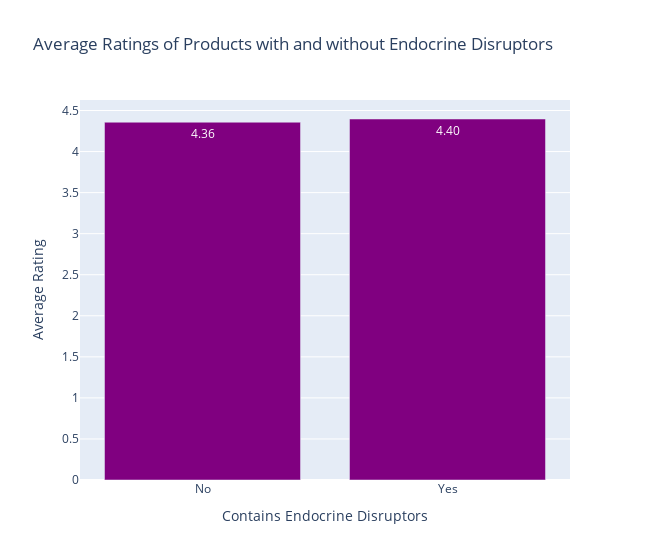

The notebook cell saved with this chart:
### Code cell
# Step 4: Create a bar chart to visualize average ratings with values displayed in the middle of the bars
fig = px.bar(
    average_ratings, 
    x='Contains Disruptors', 
    y='Average Rating', 
    title='Average Ratings of Products with and without Endocrine Disruptors',
    labels={'Contains Disruptors': 'Contains Endocrine Disruptors', 'Average Rating': 'Average Rating'},
    text='Average Rating',  # Display average rating values on the bars
    width=650  # Adjust width to make the chart narrower
)

# Set bar color to purple
fig.update_traces(marker_color='purple')

# Position text in the middle of the bars
fig.update_traces(texttemplate='%{text:.2f}', textposition='inside')

# Show the plot
fig.show()

### Figure 1 — Plotly figure (JSON) as saved in the notebook; plotly's stock layout.template omitted (floating-point values rounded to 4 significant figures)
{"data": [{"alignmentgroup": "True", "hovertemplate": "Contains Endocrine Disruptors=%{x}<br>Average Rating=%{text}<extra></extra>", "legendgroup": "", "marker": {"color": "purple", "pattern": {"shape": ""}}, "name": "", "offsetgroup": "", "orientation": "v", "showlegend": false, "text": [4.357, 4.396], "textposition": "inside", "texttemplate": "%{text:.2f}", "type": "bar", "x": ["No", "Yes"], "xaxis": "x", "y": [4.357, 4.396], "yaxis": "y"}], "layout": {"barmode": "relative", "legend": {"tracegroupgap": 0}, "title": {"text": "Average Ratings of Products with and without Endocrine Disruptors"}, "width": 650, "xaxis": {"anchor": "y", "domain": [0, 1], "title": {"text": "Contains Endocrine Disruptors"}}, "yaxis": {"anchor": "x", "domain": [0, 1], "title": {"text": "Average Rating"}}}}
